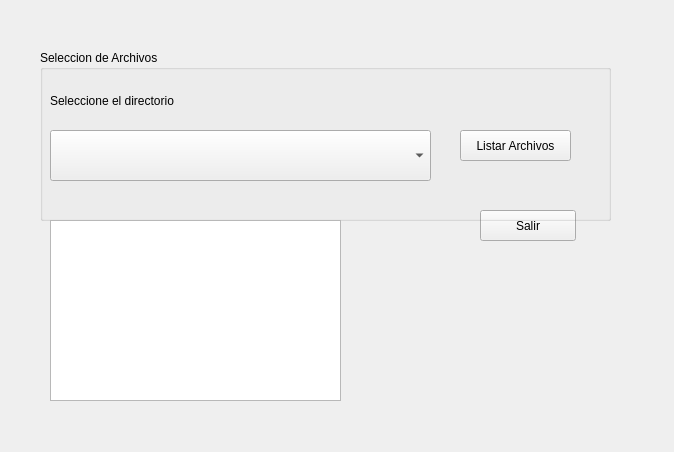
<?xml version="1.0" encoding="UTF-8"?>
<ui version="4.0">
 <class>Procesamiento</class>
 <widget class="QWidget" name="Procesamiento">
  <property name="geometry">
   <rect>
    <x>0</x>
    <y>0</y>
    <width>674</width>
    <height>452</height>
   </rect>
  </property>
  <property name="windowTitle">
   <string>Form</string>
  </property>
  <widget class="QPushButton" name="btn_salir">
   <property name="geometry">
    <rect>
     <x>480</x>
     <y>210</y>
     <width>96</width>
     <height>31</height>
    </rect>
   </property>
   <property name="text">
    <string>Salir</string>
   </property>
  </widget>
  <widget class="QGroupBox" name="gbox_seleccion_archivos">
   <property name="geometry">
    <rect>
     <x>40</x>
     <y>50</y>
     <width>571</width>
     <height>171</height>
    </rect>
   </property>
   <property name="title">
    <string>Seleccion de Archivos</string>
   </property>
   <widget class="QLabel" name="lb_selec_dir">
    <property name="geometry">
     <rect>
      <x>10</x>
      <y>40</y>
      <width>201</width>
      <height>21</height>
     </rect>
    </property>
    <property name="text">
     <string>Seleccione el directorio</string>
    </property>
   </widget>
   <widget class="QComboBox" name="cbox_directorios">
    <property name="geometry">
     <rect>
      <x>10</x>
      <y>80</y>
      <width>381</width>
      <height>51</height>
     </rect>
    </property>
   </widget>
   <widget class="QPushButton" name="btn_listar">
    <property name="geometry">
     <rect>
      <x>420</x>
      <y>80</y>
      <width>111</width>
      <height>31</height>
     </rect>
    </property>
    <property name="text">
     <string>Listar Archivos</string>
    </property>
   </widget>
  </widget>
  <widget class="QTextEdit" name="textEdit">
   <property name="geometry">
    <rect>
     <x>50</x>
     <y>220</y>
     <width>291</width>
     <height>181</height>
    </rect>
   </property>
  </widget>
 </widget>
 <resources/>
 <connections/>
</ui>
